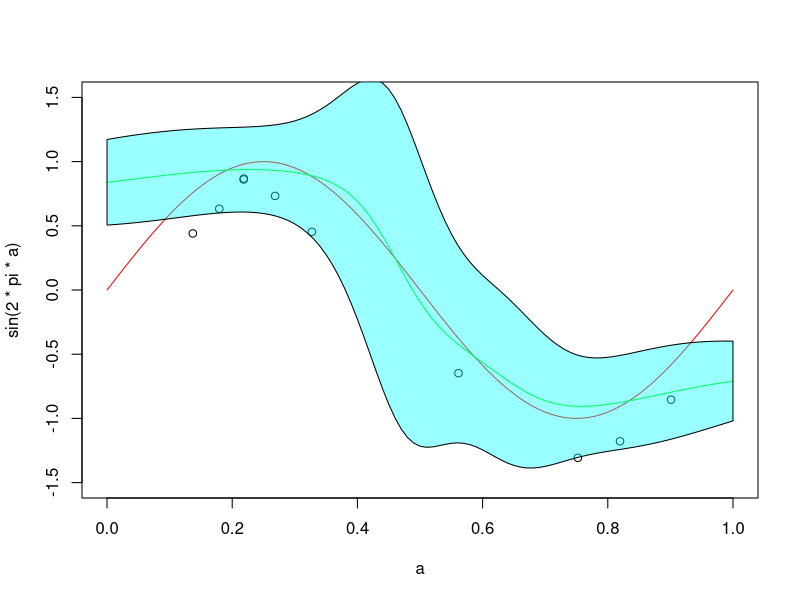

R code for this plot:
n = 10       # sample size


# Step 1. Sampling from sin(x)
x <- runif(n) # sample x using uniform distribution. By default, min = 0, max = 1.
t <- sin(2*pi*x) + rnorm(n, sd = 0.1) # calculate t

t.Mean <- mean(t)
t <- t-t.Mean


# Step 2. Kernel Function : k(x, x_n) = { pdf of N(x_n, sd^2) @ x } / { sum  of all pdf}
g.fun <- function(x, xn, hyperSd){
  return(dnorm(x,xn,hyperSd))
}

kernelFun <- function(gfun.list){
  return(gfun.list/sum(gfun.list))
}

# Step 3. E(t) = sum( k(x,xn) * tn ), variance = sum( k(x,xn) * tn^2 ) - [E(t)]^2
calcMean <- function(k_the_pdf, training_t){
  return(sum(k_the_pdf * training_t))
}

calcVar <- function(k_the_pdf, training_t){
  new_t_mean <- calcMean(k_the_pdf, training_t)
  return( sum( k_the_pdf * training_t^2) - new_t_mean^2 )
}


# Step 4. calculate
hyperSd = 0.1
a <- seq(0, 1, 0.01)

gfun.matrix <- apply( as.matrix(a),1, g.fun, xn = x, hyperSd = hyperSd)

k_the_pdf <- apply( gfun.matrix,2, kernelFun )
predictMean <- apply( k_the_pdf, 2, calcMean, training_t = t) + t.Mean
predictVar <- apply( k_the_pdf, 2, calcVar, training_t = t)
predictSd <- sqrt(predictVar)
PredMax <- predictMean + 1.95 * predictSd
PredMin <- predictMean - 1.95 * predictSd

# Step 5. Plot 
plot(a, sin(2 * pi * a), type="l", col = 'red', xlim=range(c(0,1)), ylim=range(c(-1.5,1.5)))
points(x, t)

points(a, predictMean, type="l", col = 'green')

polygon(c(a, rev(a)), c(PredMax, rev(PredMin)), col=rgb(0,1,1,0.4))

